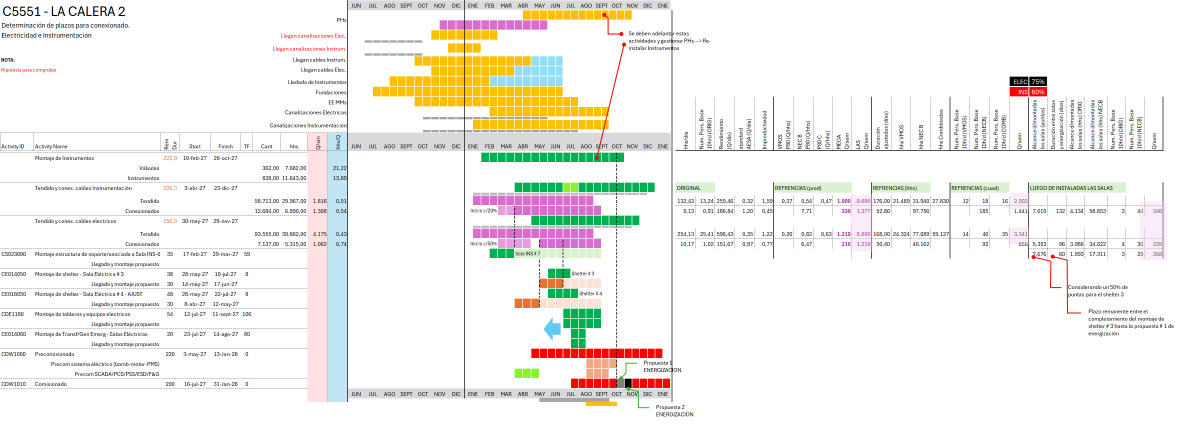
#> input picture Constructibilidad/Datos entrada/Imagen PNG.png, 3568 x 1276 px, found by its file name (shown at 1/3 size)
$ python programa_conexionado.py
#> lines starting #> are read from the running program, lines starting #| are printed output that depends on the picture
# -*- coding: utf-8 -*-
import openpyxl
from openpyxl.styles import Font, PatternFill, Alignment, Border, Side
from openpyxl.formatting.rule import FormulaRule
from openpyxl.utils import get_column_letter
from datetime import date, timedelta
import os

BASE="/home/user/OWN-Daro-1/Constructibilidad/Análisis generados"
OUT=os.path.join(BASE,"Programa_Conexionado_EL_IN_CPF2_Rev3.xlsx")
def d(y,m,dd): return date(y,m,dd)
def meom(dt):  # ultimo dia del mes
    nx=date(dt.year+(dt.month//12),(dt.month%12)+1,1); return nx-timedelta(days=1)

wb=openpyxl.Workbook(); ws=wb.active; ws.title="Cronograma"
NAVY="1F3B63"; ORANGE="ED7D31"; BLUE="2E75B6"; DKOR="C55A11"; GREEN="548235"; REDc="C00000"; GREY="808080"
thin=Side(style="thin",color="D0D0D0"); border=Border(left=thin,right=thin,top=thin,bottom=thin)

# Titulo
ws["A1"]="C5551 - LA CALERA 2  ·  Determinación de plazos para conexionado  ·  Electricidad e Instrumentación"
ws["A1"].font=Font(bold=True,size=13,color=NAVY)
ws["A2"]="Reconstrucción del programa (imagen original) · RFSU 31-ENE-2028 · Rev.3 · 2026-06-14 · Gantt SEMANAL · barras pintadas según Inicio/Fin · REFERENCIA original en amarillo (ver hoja 'Ref_Imagen_Original')"
ws["A2"].font=Font(size=9,italic=True,color="C00000")

# Semanas (columnas) + encabezado de meses agrupado
weeks=[]
wk=d(2026,6,1)
while wk<=d(2028,2,29):
    weeks.append(wk); wk=wk+timedelta(days=7)
MONROW=3; HDRROW=4; COL0=11  # K
heads=["Activity ID","Activity Name","Dur","Start","Finish","TF","Cant","hhs","Q/sm","hhs/Q"]
for j,h in enumerate(heads,1):
    cc=ws.cell(HDRROW,j,h); cc.font=Font(bold=True,color="FFFFFF",size=9); cc.fill=PatternFill("solid",fgColor=NAVY)
    cc.alignment=Alignment(horizontal="center",vertical="center",wrap_text=True); cc.border=border
# fila de semanas (grilla) + agrupado por mes (merge)
navyfill=PatternFill("solid",fgColor=NAVY)
seg_start=0
for k,w in enumerate(weeks):
    cc=ws.cell(HDRROW,COL0+k); cc.fill=navyfill; cc.border=Border(left=Side(style="thin",color="3A5A85"),bottom=thin)
    # cambio de mes -> cerrar segmento anterior y rotular
    if k>0 and (w.year,w.month)!=(weeks[k-1].year,weeks[k-1].month):
        c1=get_column_letter(COL0+seg_start); c2=get_column_letter(COL0+k-1)
        ws.merge_cells("%s%d:%s%d"%(c1,MONROW,c2,MONROW))
        mc=ws.cell(MONROW,COL0+seg_start,weeks[seg_start]); mc.number_format="mmm-yy"
        mc.font=Font(bold=True,color="FFFFFF",size=8); mc.fill=navyfill; mc.alignment=Alignment(horizontal="center")
        seg_start=k
# ultimo segmento
c1=get_column_letter(COL0+seg_start); c2=get_column_letter(COL0+len(weeks)-1)
ws.merge_cells("%s%d:%s%d"%(c1,MONROW,c2,MONROW))
mc=ws.cell(MONROW,COL0+seg_start,weeks[seg_start]); mc.number_format="mmm-yy"
mc.font=Font(bold=True,color="FFFFFF",size=8); mc.fill=navyfill; mc.alignment=Alignment(horizontal="center")

# (id,name,dur,start,finish,tf,cant,hhs,qsm,hhsq,section,indent)
R=[
 ("","REFERENCIA — CRONOGRAMA ORIGINAL (amarillo · aprox · ver hoja imagen)","","","","","","","","","REF",0),
 ("","PHs (Permisos / Hold Points)","",d(2027,8,1),d(2027,9,30),"","","","","","REF",1),
 ("","Llegan canalizaciones Eléctricas","",d(2026,10,1),d(2027,3,31),"","","","","","REF",1),
 ("","Llegan canalizaciones Instrumentación","",d(2026,7,1),d(2026,10,31),"","","","","","REF",1),
 ("","Llegan cables Instrumentación","",d(2026,9,1),d(2026,10,31),"","","","","","REF",1),
 ("","Llegan cables Eléctricos","",d(2026,9,1),d(2027,5,31),"","","","","","REF",1),
 ("","Llegada de Instrumentos","",d(2026,8,1),d(2027,5,31),"","","","","","REF",1),
 ("","Fundaciones","",d(2026,7,1),d(2027,4,30),"","","","","","REF",1),
 ("","EE.MM. (equipos electromecánicos)","",d(2026,7,1),d(2027,8,31),"","","","","","REF",1),
 ("","Canalizaciones Eléctricas","",d(2026,10,1),d(2026,12,31),"","","","","","REF",1),
 ("","Canalizaciones Instrumentación","",d(2026,11,1),d(2027,1,31),"","","","","","REF",1),
 ("","Montaje de Instrumentos (original)","",d(2027,1,1),d(2027,9,30),"","","","","","REF",1),
 # Montaje instrumentos
 ("","Montaje de Instrumentos",222.9,d(2027,2,10),d(2027,10,28),"","","","","","INST",0),
 ("","Válvulas","",d(2027,2,10),d(2027,10,28),"",362,7682,"",21.22,"INST",1),
 ("","Instrumentos","",d(2027,2,10),d(2027,10,28),"",838,11643,"",13.80,"INST",1),
 # Cables IN
 ("","Tendido y conex. cables Instrumentación",226.3,d(2027,4,3),d(2027,12,23),"","","","","","CABIN",0),
 ("","Tendido","",d(2027,4,3),d(2027,12,23),"",58713,29967,1816,0.51,"CABIN",1),
 ("","Conexionado","",d(2027,4,3),d(2027,12,23),"",12684,6890,1308,0.54,"CABIN",1),
 # Cables EL
 ("","Tendido y conex. cables Eléctricos",156.9,d(2027,5,30),d(2027,11,29),"","","","","","CABEL",0),
 ("","Tendido","",d(2027,5,30),d(2027,11,29),"",93555,39862,4175,0.43,"CABEL",1),
 ("","Conexionado","",d(2027,5,30),d(2027,11,29),"",7137,5315,1062,0.74,"CABEL",1),
 # Montajes salas/equipos
 ("CS023090","Montaje estructura de soporte / Sala INS",35,d(2027,2,17),d(2027,3,29),59,"","","","","SALAS",0),
 ("CE014050","Montaje de shelter - Sala Eléctrica # 3",38,d(2027,5,28),d(2027,7,10),"",8,"","","","SALAS",0),
 ("CE018050","Montaje de shelter - Sala Eléctrica # 4 (AJUST)",48,d(2027,5,14),d(2027,6,22),"",8,"","","","SALAS",0),
 ("CDE1180","Montaje de tableros y equipos eléctricos",54,d(2027,7,12),d(2027,9,11),"",106,"","","","SALAS",0),
 ("CE014060","Montaje de Transf/Gen Emerg - Salas Eléctricas",20,d(2027,7,23),d(2027,8,14),"",80,"","","","SALAS",0),
 # Precom / comisionado
 ("CDW1000","Precomisionado",220,d(2027,5,3),d(2028,1,13),"",0,"","","","PRECOM",0),
 ("","Precom sistema eléctrico (bomba-motor-PMS)","",d(2027,5,3),d(2028,1,13),"","","","","","PRECOM",1),
 ("","Precom SCADA / PCS / PSS / ESD / F&G","",d(2027,8,1),d(2028,1,13),"","","","","","PRECOM",1),
 ("CDW1010","Comisionado",200,d(2027,7,16),d(2028,1,31),"",0,"","","","PRECOM",0),
 ("","Propuesta 1 — Energización","",d(2027,10,15),d(2027,10,31),"","","","","","PRECOM",1),
 ("","Propuesta 2 — Energización","",d(2027,11,15),d(2027,11,30),"","","","","","PRECOM",1),
]
SECCOL={"REF":"FFC000","INST":ORANGE,"CABIN":BLUE,"CABEL":DKOR,"SALAS":GREEN,"PRECOM":REDc}
r0=HDRROW+1; sec_rows={}
for i,(aid,name,dur,st,fi,tf,cant,hhs,qsm,hhsq,sec,ind) in enumerate(R):
    r=r0+i; sec_rows.setdefault(sec,[]).append(r)
    vals=[aid,("   "*ind)+name,dur,st,fi,tf,cant,hhs,qsm,hhsq]
    for j,v in enumerate(vals,1):
        cc=ws.cell(r,j,v if v!="" else None); cc.border=border; cc.font=Font(size=9,bold=(ind==0 and name and aid=="" and sec!="HITOS"))
        if j in (4,5) and isinstance(v,date): cc.number_format="dd-mmm-yy"; cc.alignment=Alignment(horizontal="center")
        if j in (3,6,7,8,9,10): cc.alignment=Alignment(horizontal="center")
    # color etiqueta de seccion (header rows)
    if ind==0 and (aid=="" or sec in("SALAS","PRECOM")):
        ws.cell(r,2).font=Font(size=9,bold=True,color=SECCOL[sec])
    fill=PatternFill("solid",fgColor=SECCOL[sec])
    for k,w in enumerate(weeks):
        cc=ws.cell(r,COL0+k); cc.border=border
        # pintar la barra si la semana [w, w+6] se solapa con [start, finish]
        if isinstance(st,date) and isinstance(fi,date) and st<=w+timedelta(days=6) and fi>=w:
            cc.fill=fill
# anchos
for col,wd in zip("ABCDEFGHIJ",[10,40,6,10,10,5,8,9,7,7]): ws.column_dimensions[col].width=wd
for k in range(len(weeks)): ws.column_dimensions[get_column_letter(COL0+k)].width=2.0
ws.freeze_panes=ws.cell(r0,COL0)
ws.row_dimensions[1].height=18

# ===== Hoja 2: Datos / Productividad =====
ws2=wb.create_sheet("Datos_Productividad")
ws2["A1"]="DATOS DE PRODUCTIVIDAD Y PUNTAS — transcripción de la imagen (VERIFICAR)"; ws2["A1"].font=Font(bold=True,size=12,color=NAVY)
ws2["A2"]="Avance referencia:  ELEC 75%   ·   INS 60%"; ws2["A2"].font=Font(bold=True,color="C00000")
def block(ws,r0,title,headers,rows):
#> called with r0 = 4, title = 'ORIGINAL'
    ws.cell(r0,1,title).font=Font(bold=True,color="FFFFFF");
    for c in range(1,len(headers)+1): ws.cell(r0,c).fill=PatternFill("solid",fgColor=NAVY)
    for j,h in enumerate(headers,1):
        cc=ws.cell(r0+1,j,h); cc.font=Font(bold=True,size=8); cc.fill=PatternFill("solid",fgColor="DCE6F2"); cc.alignment=Alignment(wrap_text=True,horizontal="center")
    for i,row in enumerate(rows):
        for j,v in enumerate(row,1): ws.cell(r0+2+i,j,v)
    return r0+2+len(rows)+1
n=block(ws2,4,"ORIGINAL",["Frente","Hhs/día","N°Pers Base 10/d","Rendim. (Q/día)","standard AESA (Q/día)","Improductividad","VMDS"],
 [["Frente 1",132.43,13.24,259.46,0.32,1.59,0],["Frente 2",9.13,0.91,186.84,1.20,0.45,None],
  ["Frente 3",254.13,25.41,596.43,0.35,1.22,0],["Frente 4",10.17,1.02,151.67,0.97,0.77,None]])
n=block(ws2,n,"REFERENCIAS (prod / hhs / cuadrillas)",
 ["Frente","P80 B (Q/hhs)","NEC B (Q/hhs)","P80 C (Q/hhs)","MEGA (Q/hhs)","LAS (Q/sem)","Duración aj. (días)","hhs VMDS","hhs NEC B","hhs Combinadas","N°Pers VMDS","N°Pers NECB","N°Pers COMB","Q/sem"],
 [["Frente 1",0.37,0.54,0.47,1000,9600,176.00,21489,31940,27830,12,18,16,2002],
  ["Frente 2",None,7.71,None,330,1377,52.80,None,None,97756,None,None,185,1441],
  ["Frente 3",0.26,0.82,0.63,1219,6800,168.00,24324,77089,59127,14,46,35,3341],
  ["Frente 4",None,6.47,None,210,1219,50.40,None,None,46162,None,None,92,850]])
n=block(ws2,n,"LUEGO DE INSTALADAS LAS SALAS",
 ["Item","Alcance d/montadas las salas (puntas)","Duración entre salas y energización (días)","Alcance entre salas (puntas)","Alcance entre salas (hhs)","N°Pers Base 10/d (ORIG)","N°Pers Base 10/d (NECB)","Q/sem"],
 [["Caso 1",7610,132,4134,58653,3,44,346],["Caso 2",5353,96,3986,34622,4,36,335],["Caso 3 (50% shelter 3)",2676,60,1993,17311,3,29,268]])
ws2.cell(n+1,1,"Notas: 'Considerando un 50% de puntas para el shelter 3'.  'Plazo remanente entre el completamiento del montaje de shelter #3 hasta la propuesta #1 de energización'.").font=Font(italic=True,size=8)
for col,w in zip("ABCDEFGHIJKLMN",[20,12,12,12,11,11,11,11,11,11,9,9,9,9]): ws2.column_dimensions[col].width=w

# ===== Hoja 3: Notas =====
ws3=wb.create_sheet("Notas_Hipotesis")
notas=["NOTAS E HIPÓTESIS (de la imagen original)","",
 "• RFSU objetivo: 31-ENE-2028. Cronograma MUY ajustado.",
 "• 'Se deben adelantar estas actividades y gestionar PHs → Re-instalar Instrumentos' (montaje de instrumentos).",
 "• Tendido cables: anotaciones 'Inicio c/20%' y 'Inicio c/50%' (arranque de tendido con avance parcial de canalizaciones).",
 "• Dos propuestas de ENERGIZACIÓN: Propuesta 1 (~OCT-27) y Propuesta 2 (~NOV-27).",
 "• Precomisionado: sistema eléctrico (bomba-motor-PMS) + SCADA/PCS/PSS/ESD/F&G.",
 "• Montaje de shelters: Sala INS, Sala Eléctrica #3, Sala Eléctrica #4 (AJUST).",
 "• 'Hipótesis para comprobar' (nota del autor).","",
 "PENDIENTE DE VERIFICAR contra la imagen:",
 "  - Valores de hhs / Q/sm / hhs/Q de cada frente.",
 "  - Fechas exactas de los hitos previos (canalizaciones, cables, instrumentos, fundaciones, EE.MM.).",
 "  - Tablas de productividad (ORIGINAL / REFERENCIAS / LUEGO DE INSTALADAS LAS SALAS).",
 "  - Asignación de los 4 'frentes' a las actividades."]
for i,t in enumerate(notas,1):
    cc=ws3.cell(i,1,t); cc.font=Font(bold=(i==1 or t.endswith(":")),size=11 if i==1 else 9)
ws3.column_dimensions["A"].width=120

# ===== Hoja 4: imagen real del cronograma ORIGINAL (referencia fiel) =====
ws4=wb.create_sheet("Ref_Imagen_Original")
ws4["A1"]="CRONOGRAMA ORIGINAL — recorte fiel de la imagen (referencia para análisis futuro)"
ws4["A1"].font=Font(bold=True,size=12,color=NAVY)
ws4["A2"]="Las barras amarillas de la hoja 'Cronograma' aproximan estas barras. Eje: JUN-26 → ENE-28."
ws4["A2"].font=Font(italic=True,size=9)
# generar el recorte desde la imagen fuente (autónomo)
refpng=os.path.join(BASE,"_ref_original.png")
SRC=os.path.join(os.path.dirname(BASE),"Datos entrada","Imagen PNG.png")
try:
    from PIL import Image as PILImage
    src=PILImage.open(SRC); w,h=src.size
#> further down, src is the input picture: PIL image 3568x1276 RGB; mean R, G, B 243.8, 242.2, 238.3
#> after `w, h = src.size`: w = 3568; h = 1276
    src.crop((int(w*0.295),0,int(w*0.66),int(h*0.42))).save(refpng)
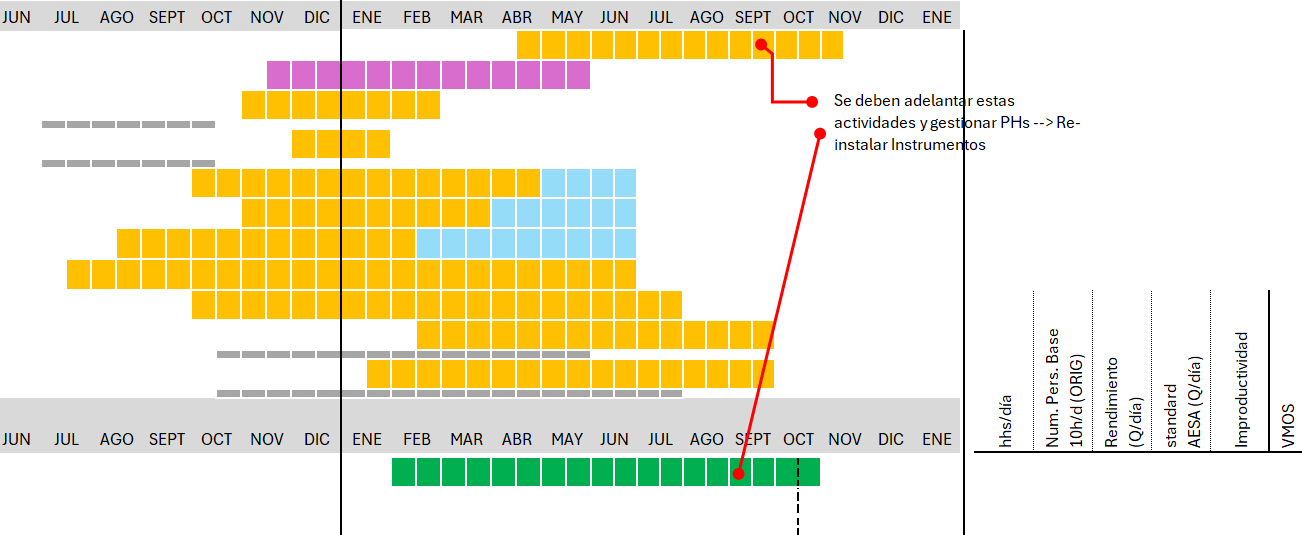
#> saved as _ref_original.png: PIL image 1302x535 RGB; mean R, G, B 239.1, 233.4, 209.7
except Exception as e:
    print("aviso: no se pudo generar recorte:",e)
if os.path.exists(refpng):
    from openpyxl.drawing.image import Image as XLImage
    img=XLImage(refpng); img.anchor="A4"; ws4.add_image(img)

#> (the run stopped early here; a loop or call above may not have finished)

$ run again, with Constructibilidad/Datos entrada/Gantt_Integrado_CPF2_Planning2027_Rev1_120626.png copied over Constructibilidad/Datos entrada/Imagen PNG.png
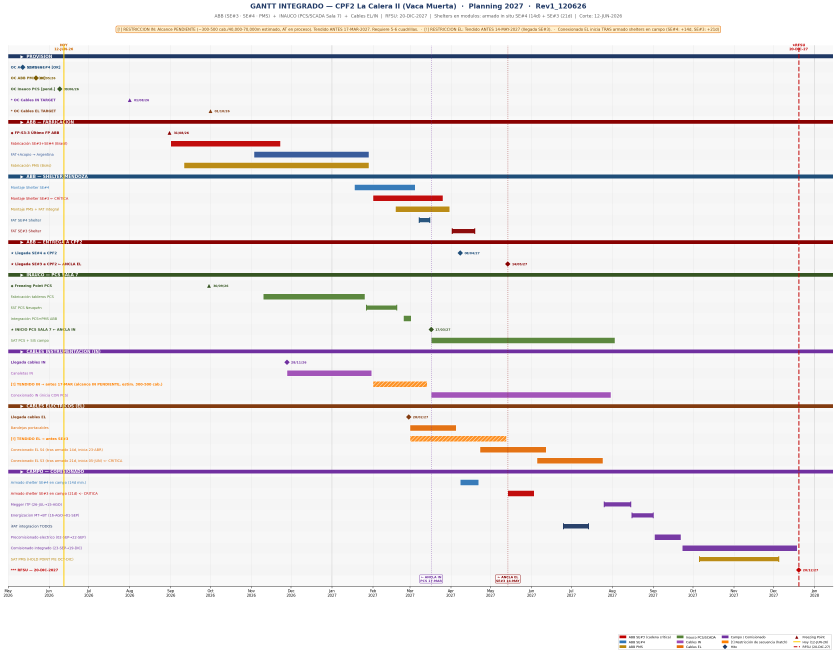
#> input picture Constructibilidad/Datos entrada/Gantt_Integrado_CPF2_Planning2027_Rev1_120626.png, 3346 x 2613 px, found by its file name (shown at 1/4 size)
#> src is the input picture: PIL image 3346x2613 RGBA; mean R, G, B, A 237.7, 234, 234.4, 255
#> `src.crop((int(w*0.295),0,int(w*0.66),int(h*0.42))).save(refpng)`:
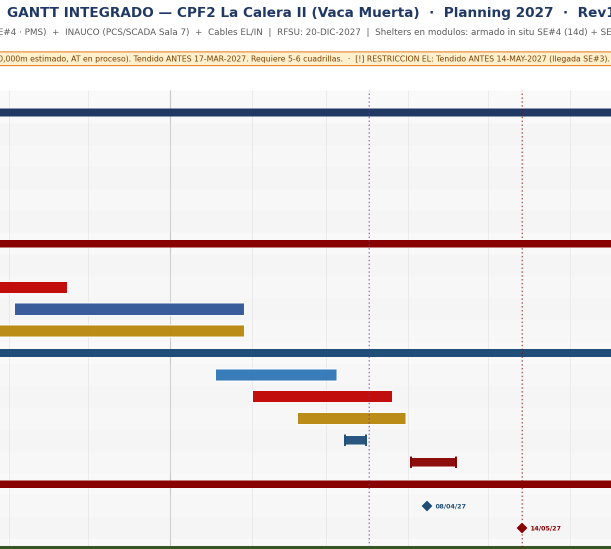
#> saved as _ref_original.png: PIL image 1221x1097 RGBA (shown at 1/2 size); mean R, G, B, A 231.3, 226.6, 226.2, 255

$ run again, with Constructibilidad/Datos entrada/Resumen Cronograma 060826.png copied over Constructibilidad/Datos entrada/Imagen PNG.png
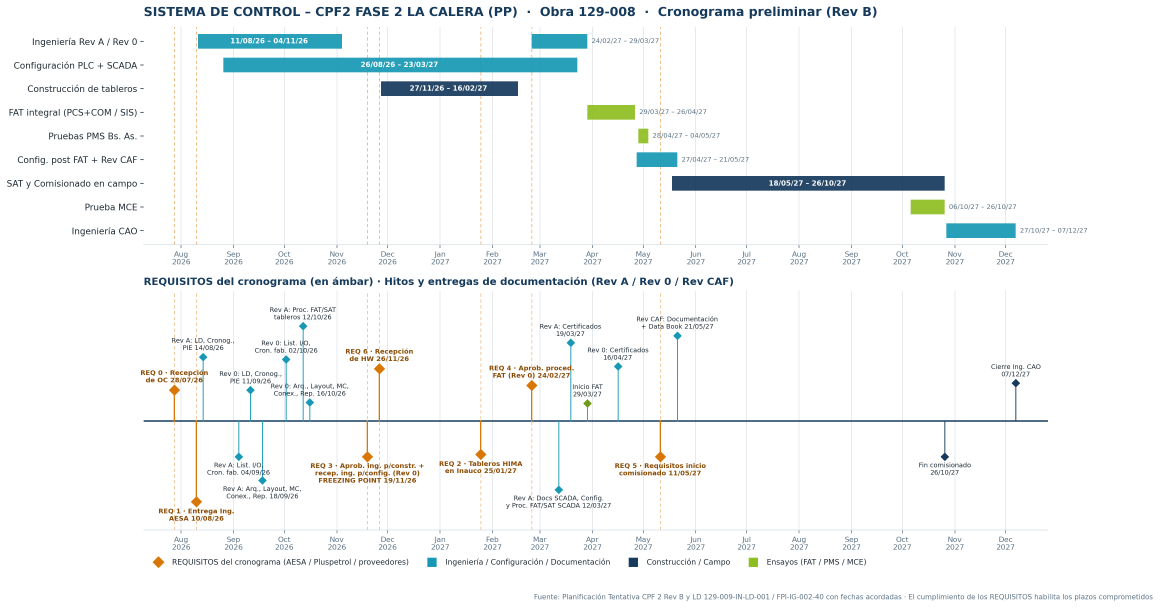
#> input picture Constructibilidad/Datos entrada/Resumen Cronograma 060826.png, 3478 x 1822 px, found by its file name (shown at 1/3 size)
#> src is the input picture: PIL image 3478x1822 RGBA; mean R, G, B, A 244.8, 247.1, 247.5, 255
#> `src.crop((int(w*0.295),0,int(w*0.66),int(h*0.42))).save(refpng)`:
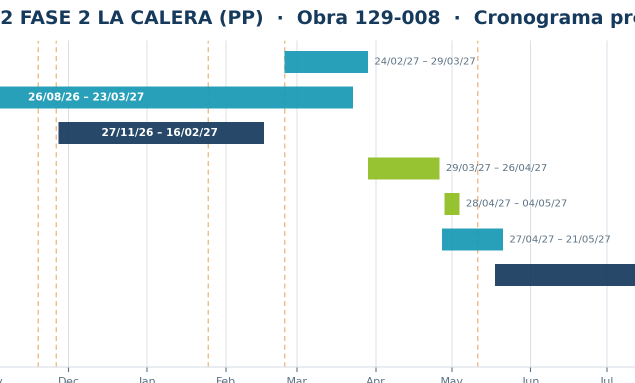
#> saved as _ref_original.png: PIL image 1269x765 RGBA (shown at 1/2 size); mean R, G, B, A 233.9, 240.9, 242.2, 255
